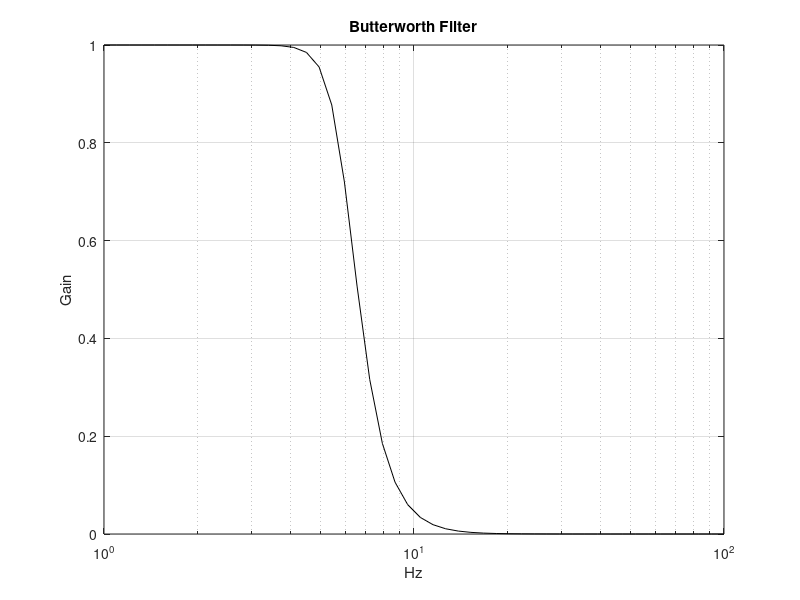

Source code (MATLAB):
% vẽ đáp ứng tần số (frequency response) của Butterworth filter

Fs = 200;% Tần số lấy mẫu của tín hiệu (200 Hz)
Fc = 6 / (Fs / 2);%Tần số cắt chuẩn hóa của bộ lọc (Tần số cắt là ngưỡng mà bộ lọc bắt đầu làm suy giảm tín hiệu.)
m = 6;%Bậc của bộ lọc Butterworth.(Bộ lọc bậc cao hơn sẽ có biên độ đáp ứng dốc hơn tại tần số cắt, giúp phân tách rõ ràng giữa dải tần số giữ lại và dải tần số bị loại bỏ.)
[num, dend] = butter(m, Fc);%Tạo ra một bộ lọc 
L = logspace(0, 2);%Tạo dãi tần số 
Z = freqz(num, dend, L, Fs);%Tính toán 
figure;
semilogx(L, abs(Z), 'k');
grid on;
xlabel('Hz');
ylabel('Gain');
title('Butterworth Filter');
